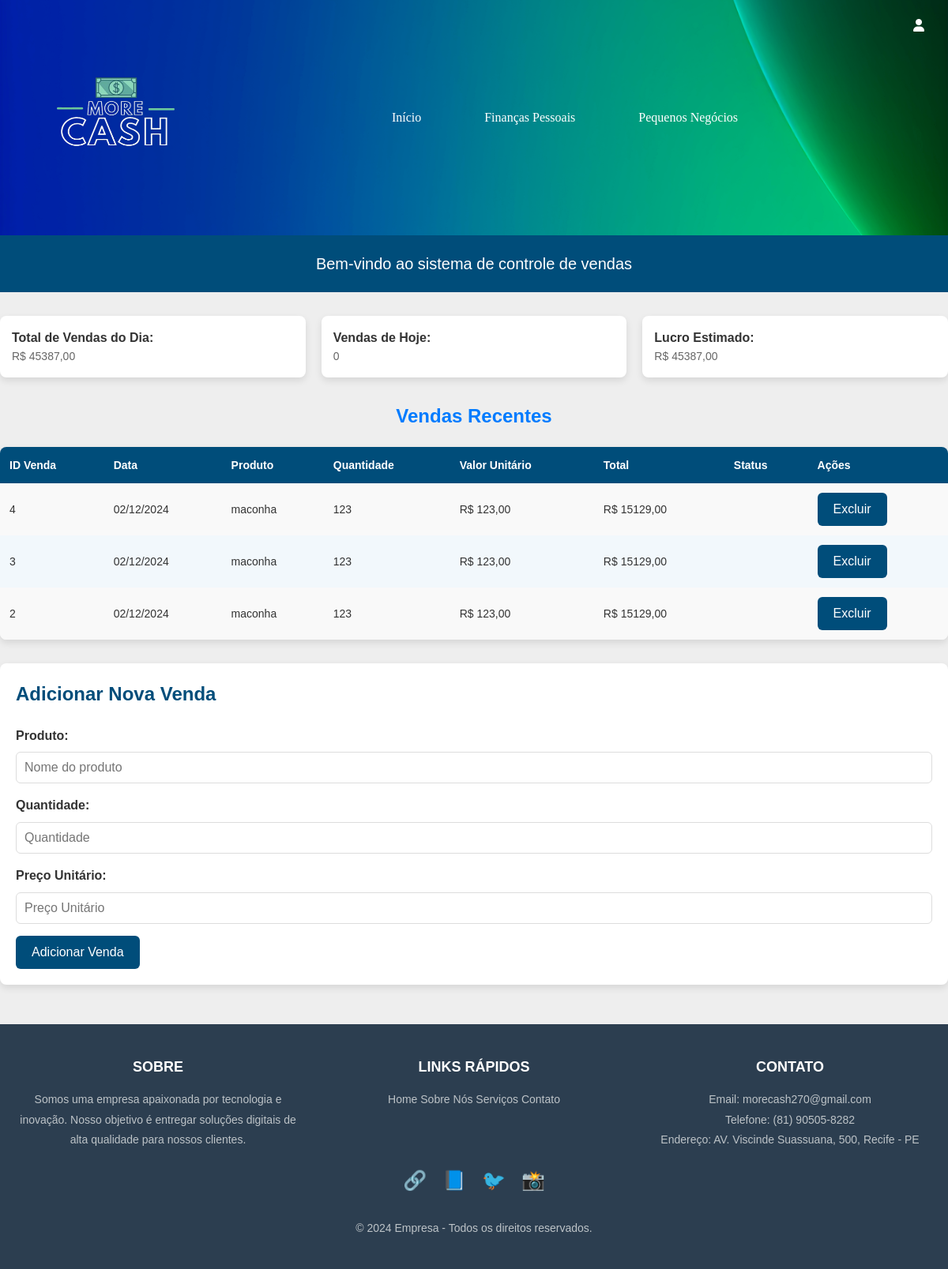
/accounts/, run on an earlier commit of the app's database.
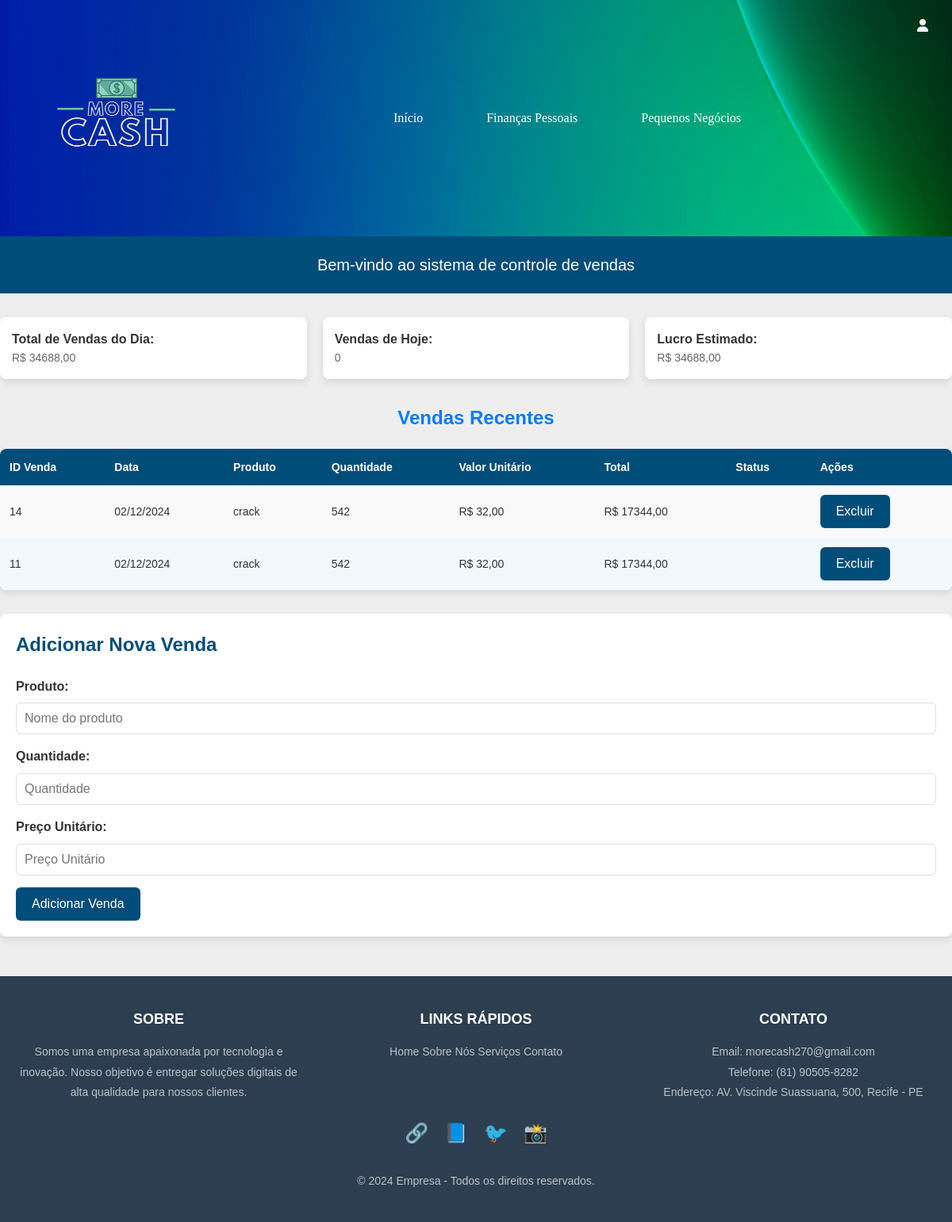
And on a later commit of the database.
### contas/models.py (models this page shows, shortened)
class Venda(models.Model):
    produto = models.CharField(max_length=255)
    quantidade = models.PositiveIntegerField()
    preco_unitario = models.DecimalField(max_digits=10, decimal_places=2)
    total = models.DecimalField(max_digits=10, decimal_places=2)
    data_venda = models.DateTimeField(auto_now_add=True)

### contas/views.py (the view)
# urls.py: path('', views.pnegocios2, name='pnegocios2'),
def pnegocios2(request):
    vendas = Venda.objects.all().order_by('-data_venda')
    total_vendas = sum(venda.total for venda in vendas)
    vendas_hoje = vendas.filter(data_venda__date=datetime.today().date()).count()
    estoque_atual = 50  # Pode ser substituído por lógica dinâmica
    lucro_estimado = total_vendas  # Aqui pode incluir descontos, custos, etc.
    context = {
        'vendas': vendas,
        'total_vendas': total_vendas,
        'vendas_hoje': vendas_hoje,
        'estoque_atual': estoque_atual,
        'lucro_estimado': lucro_estimado,
    }
    return render(request, 'core/pnegocios2.html', context)

### core/templates/core/pnegocios2.html (shortened to what this page needs)
<!DOCTYPE html>
<html lang="pt-br">
{% load static %}
<head>
    <link rel="stylesheet" href="{% static 'core/css/pnegocios.css' %}">
    <link href="https://cdnjs.cloudflare.com/ajax/libs/font-awesome/6.0.0-beta3/css/all.min.css" rel="stylesheet">
</head>
<body>
    <header class="container">
        <div class="title">
            <a href="{% url 'inicio2' %}">
                <img src="{% static 'core/img/logo.png' %}" alt="Logo">
            </a>
        </div>
        <nav class="nav-bar">
            <ul class="list-menu">
                <li><a href="{% url 'inicio2' %}">Início</a></li>
                <li><a href="{% url 'controle.f2' %}">Finanças Pessoais</a></li>
                <li><a href="{% url 'pnegocios2' %}">Pequenos Negócios</a></li>
            </ul>
            <li class="User-Menu">
                <a href="#" id="user-icon"><i class="fa-solid fa-user"></i></a>
            </li>
        </nav>
    </header>
    <header>
        <div class="info">
            <span>Bem-vindo ao sistema de controle de vendas</span>
        </div>
    </header>
    <div class="conteiner">
        <section class="quick-summary">
            <div class="summary-item">
                <strong>Total de Vendas do Dia:</strong> R$ {{ total_vendas|default:"0,00" }}
            </div>
            <div class="summary-item">
                <strong>Vendas de Hoje:</strong> {{ vendas_hoje|default:0 }}
            </div>
            <div class="summary-item">
                <strong>Lucro Estimado:</strong> R$ {{ lucro_estimado|default:"0,00" }}
            </div>
        </section>
        <section class="sales-table">
            <h2>Vendas Recentes</h2>
            <table id="salesTable">
                <thead>
                    <tr>
                        <th>ID Venda</th>
                        <th>Data</th>
                        <th>Produto</th>
                        <th>Quantidade</th>
                        <th>Valor Unitário</th>
                        <th>Total</th>
                        <th>Status</th>
                        <th>Ações</th>
                    </tr>
                </thead>
                <tbody>
                    {% for venda in vendas %}
                    <tr id="venda-{{ venda.id }}">
                        <td>{{ venda.id }}</td>
                        <td>{{ venda.data_venda|date:"d/m/Y" }}</td>
                        <td>{{ venda.produto }}</td>
                        <td>{{ venda.quantidade }}</td>
                        <td>R$ {{ venda.preco_unitario|floatformat:2 }}</td>
                        <td>R$ {{ venda.total|floatformat:2 }}</td>
                        <td>{{ venda.status }}</td>
                        <td>
                            <form method="POST" action="{% url 'excluir_venda' venda.id %}">
                                <button type="submit">Excluir</button>
                            </form>
                        </td>
                    </tr>
                    {% empty %}
                    <tr>
                        <td colspan="8">Nenhuma venda registrada.</td>
                    </tr>
                    {% endfor %}
                </tbody>
            </table>
        </section>
        <section class="add-sale">
            <h2>Adicionar Nova Venda</h2>
            <form id="addSaleForm" method="POST" action="{% url 'adicionar_venda' %}">
                <label for="productName">Produto:</label>
                <input type="text" id="productName" name="product_name" placeholder="Nome do produto" required>
                <label for="quantity">Quantidade:</label>
                <input type="number" id="quantity" name="quantity" placeholder="Quantidade" required>
                <label for="unitPrice">Preço Unitário:</label>
                <input type="number" id="unitPrice" name="unit_price" placeholder="Preço Unitário" required>
                <button type="submit">Adicionar Venda</button>
            </form>
        </section>
    </div>
    <footer>
        <div class="container-info">
            <div class="footer-row">
                <div class="footer-col">
                    <h3>Sobre</h3>
                    <p>Somos uma empresa apaixonada por tecnologia e inovação. Nosso objetivo é entregar soluções digitais de alta qualidade para nossos clientes.</p>
                </div>
                <div class="footer-col">
                    <h3>Links rápidos</h3>
                    <a href="{% url 'inicio2' %}">Home</a>
                    <a href="#">Sobre Nós</a>
                    <a href="#">Serviços</a>
                    <a href="#">Contato</a>
                </div>
                <div class="footer-col">
                    <h3>Contato</h3>
                    <p>Email: morecash270@gmail.com</p>
                    <p>Telefone: (81) 90505-8282</p>
                    <p>Endereço: AV. Viscinde Suassuana, 500, Recife - PE</p>
                </div>
            </div>
            <div class="social-icons">
                <a href="#" target="_blank">🔗</a>
                <a href="#" target="_blank">📘</a>
                <a href="#" target="_blank">🐦</a>
                <a href="#" target="_blank">📸</a>
            </div>
            <div class="footer-bottom">
                <p>&copy; 2024 Empresa - Todos os direitos reservados.</p>
            </div>
        </div>
    </footer>
</body>
</html>

### static/core/css/pnegocios.css (style rules this page uses)
* { margin: 0; padding: 0; list-style: none; text-decoration: none; }
.container { background-image: url(../img/graphic-2d-colorful-wallpaper-with-grainy-gradients.jpg); background-size: cover; background-position: center; background-repeat: no-repeat; background-color: rgb(105, 105, 203); display: flex; justify-content: space-between; align-items: center; padding: 20px; }
.nav-bar { display: flex; justify-content: center; align-items: center; flex-grow: 1; }
.list-menu a { border-radius: 5px; font-family: Georgia, 'Times New Roman', Times, serif; font-size: 100%; }
.list-menu { display: flex; justify-content: space-between; gap: 40px; align-items: center; }
.list-menu li { display: inline-block; margin-right: 20px; }
.list-menu a { text-decoration: none; color: #fff; padding: 10px; display: block; transition: transform 0.2s ease-in-out; }
a { color: #000; }
img { width: 250px; height: 250px; }
.User-Menu { position: relative; }
.User-Menu { position: absolute; right: 30px; top: 20px; }
i { color: #fff; }
.User-Menu a { display: inline-block; transition: transform 0.2s ease-in-out; }
* { margin: 0; padding: 0; box-sizing: border-box; font-family: Arial, sans-serif; }
body { background-color: rgba(0, 0, 0, 0.068); color: #333; line-height: 1.6; font-size: 16px; padding: 0; }
header { background-color: #004d7a;; color: white; padding: 20px; text-align: center; animation: fadeIn 2s ease-out; }
header .info { font-size: 20px; }
.conteiner { margin-top: 30px; animation: fadeInUp 1.5s ease-out; }
.quick-summary { display: flex; justify-content: space-between; gap: 20px; margin-bottom: 30px; }
.summary-item { background-color: white; padding: 15px; border-radius: 8px; box-shadow: 0 4px 10px rgba(0, 0, 0, 0.1); flex: 1; }
.summary-item strong { display: block; font-size: 16px; color: #333; }
.summary-item { font-size: 14px; color: #666; }
.sales-table { margin-bottom: 30px; animation: fadeInUp 1.5s ease-out; }
.sales-table h2 { text-align: center; margin-bottom: 20px; color: #007BFF; }
table { width: 100%; border-collapse: collapse; background-color: white; box-shadow: 0 4px 10px rgba(0, 0, 0, 0.1); border-radius: 8px; overflow: hidden; }
th, td { padding: 12px; text-align: left; font-size: 14px; }
th { background-color: #004d7a;; color: white; }
td { background-color: #f9f9f9; transition: background-color 0.3s, transform 0.3s; }
tr:nth-child(even) td { background-color: #f2f8fc; }
.add-sale { background-color: white; padding: 20px; border-radius: 8px; box-shadow: 0 4px 10px rgba(0, 0, 0, 0.1); animation: slideIn 1s ease-out; }
.add-sale h2 { margin-bottom: 20px; color:#004d7a; }
form label { display: block; margin-bottom: 8px; font-weight: bold; color: #333; }
form input { width: 100%; padding: 10px; margin-bottom: 15px; border-radius: 6px; border: 1px solid #ddd; font-size: 16px; transition: border 0.3s ease; }
button { background-color: #004d7a;; color: white; padding: 12px 20px; border: none; border-radius: 6px; font-size: 16px; cursor: pointer; transition: background-color 0.3s ease, transform 0.3s; }
footer { text-align: center; margin-top: 50px; font-size: 14px; color: #aaa; animation: fadeIn 2s ease-out; }
footer { background-color: #2C3E50; color: #fff; padding: 40px 0; text-align: center; }
footer .container-info { max-width: 1200px; margin: 0 auto; padding: 0 15px; }
.footer-row { display: flex; flex-wrap: wrap; justify-content: space-between; gap: 30px; }
.footer-col { flex: 1; min-width: 250px; }
.footer-col h3 { margin-bottom: 15px; font-size: 18px; color: #fff; text-transform: uppercase; }
.footer-col p, .footer-col a { color: #BDC3C7; font-size: 14px; text-decoration: none; line-height: 1.8; }
.social-icons { display: flex; justify-content: center; gap: 20px; margin-top: 20px; }
.social-icons a { color: #fff; font-size: 24px; transition: all 0.3s ease; }
.footer-bottom { margin-top: 30px; font-size: 14px; color: #BDC3C7; }

What changed in the data, as far as the page shows it:
removed Venda: id "4", data_venda "02/12/2024", produto "maconha", quantidade "123", preco_unitario "123,00", total "15129,00"
removed Venda: id "3", data_venda "02/12/2024", produto "maconha", quantidade "123", preco_unitario "123,00", total "15129,00"
removed Venda: id "2", data_venda "02/12/2024", produto "maconha", quantidade "123", preco_unitario "123,00", total "15129,00"
added Venda: id "14", data_venda "02/12/2024", produto "crack", quantidade "542", preco_unitario "32,00", total "17344,00"
added Venda: id "11", data_venda "02/12/2024", produto "crack", quantidade "542", preco_unitario "32,00", total "17344,00"
Also different on the page:
{{ total_vendas|default:"0,00" }}: "45387,00" → "34688,00"
{{ lucro_estimado|default:"0,00" }}: "45387,00" → "34688,00"
